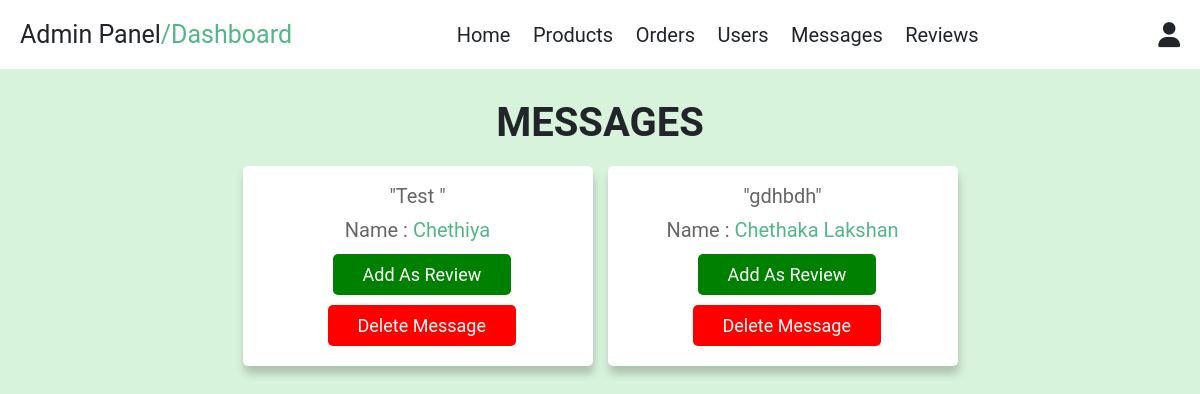
/admin_contacts.php (signed in), run on the app's committed database.
### tables this page shows
CREATE TABLE `message` (
  `id` int(100) NOT NULL,
  `user_id` int(100) NOT NULL,
  `name` varchar(100) NOT NULL,
  `email` varchar(100) NOT NULL,
  `message` varchar(500) NOT NULL,
  `date_time` timestamp NOT NULL DEFAULT current_timestamp() ON UPDATE current_timestamp()
);

### admin_contacts.php (the view, shortened to what this page needs)
<?php
    include 'config.php';
?>
<!DOCTYPE html>
<html lang="en">
<head>
    <link rel="stylesheet" href="https://cdnjs.cloudflare.com/ajax/libs/font-awesome/6.0.0/css/all.min.css">
    <link rel="stylesheet" href="css/admin_style.css">
    <link rel="stylesheet" href="css/style.css">
</head>
<body>
    <?php include 'admin_header.php'; ?>
    <section class="messages">
        <h1 class="title">messages</h1>
        <div class="box-container">
            <?php
            $select_message = mysqli_query($conn, "SELECT * FROM `message`") or die('query failed');
            if (mysqli_num_rows($select_message) > 0) {
                while ($fetch_message = mysqli_fetch_assoc($select_message)) {
            ?>
                    <div class="box">
                        <form action="" method="POST">
                            <p><?php echo '"' . $fetch_message['message'] . '"'; ?></p>
                            <p>Name : <span><?php echo $fetch_message['name']; ?></span> </p>
                            <input type="submit" name="submit" value="add as review" class="delete-btn" style="margin-left: 7rem; margin-bottom:10px; background:green;">
                            <a href=" admin_contacts.php?delete=<?php echo $fetch_message['id']; ?>" onclick="return confirm('delete this message?');" class="delete-btn" style="margin-left: 6.5rem;">delete message</a>
                        </form>
                    </div>
            <?php
                }
            } else {
                echo '<p class="empty" style="border:transparent;">You have no messages!</p>';
            }
            ?>
        </div>
    </section>
</body>
</html>

### css/admin_style.css (style rules this page uses)
:root { --purple:#8e44ad; --red:#c0392b; --orange:#f39c12; --black:#333; --green3:#52b788; --button-hover:#06b90f; --button:#2CA58D; --green5:#d8f3dc; --white:#fff; --light-color:#666; --light-white:#ccc; --light-bg:#f5f5f5; --border:.1rem solid var(--black); --box-shadow:0 .5rem 1rem rgba(0,0,0,.1); }
* { font-family: 'Rubik', sans-serif; margin:0; padding:0; box-sizing: border-box; outline: none; border:none; text-decoration: none; transition:all .2s linear; }
html { font-size: 62.5%; overflow-x: hidden; }
body { background-color: var(--green5); font-family: sans-serif; }
section { padding:3rem 2rem; }
.title { text-align: center; margin-bottom: 2rem; text-transform: uppercase; color:var(--black); font-size: 4rem; }
.btn, .option-btn, .delete-btn, .white-btn { display: inline-block; margin-top: 1rem; padding:1rem 2rem; cursor: pointer; color:var(--white); font-size: 1.8rem; border-radius: .5rem; text-transform: capitalize; }
.delete-btn { background-color: var(--red); }
.messages .box-container { display: grid; grid-template-columns: repeat(auto-fit, 35rem); justify-content: center; gap:1.5rem; max-width: 1200px; margin:0 auto; align-items: center; }
.messages .box-container .box { background-color: var(--white); padding:2rem; border: transparent; box-shadow: 1px 8px 8px rgba(0, 0, 0, 0.2); border-radius: .5rem; }
.messages .box-container .box p { padding-bottom: 1.4rem; font-size: 2rem; color:var(--light-color); line-height: 1; text-align: center; }
.messages .box-container .box p span { color:#52b788; }
.messages .box-container .box .delete-btn { margin-top: 0; text-align: center; max-width: 200px; justify-self: center; gap: 1rem; }

### css/style.css (style rules this page uses)
:root { --green1:#081c15; --green3:#52b788; --green4:#74c69d; --green5:#d8f3dc; --hoverr:#2CA58D; --button: #2CA58D; --button-hover: #06b90f; --purple:#a946d3; --red:#c0392b; --orange:#f39c12; --black:#333; --white:#fff; --light-color:#666; --light-white:#ccc; --light-bg:#f5f5f5; --border:.1rem solid var(--black); --box-shadow:0 .5rem 1rem rgba(0,0,0,.1); --teal: #2CA58D; --teal-hover: #1e7867; --purple: #9d4edd; --purple-light: #c77dff; --red: #e63946; --orange: #f4a261; --yellow: #ffcc00; --black: #212529; --white: #ffffff; --gray-dark: #6c757d; --gray: #adb5bd; --gray-light: #dee2e6; --light-bg: #f8f9fa; --box-shadow: 0 .5rem 1rem rgba(0, 0, 0, 0.1); --border: 1px solid var(--gray-light); }
* { font-family: 'Roboto', 'Segoe UI', sans-serif; margin:0; padding:0; box-sizing: border-box; outline: none; border:none; text-decoration: none; transition:all .2s linear; }
html { font-size: 62.5%; overflow-x: hidden; scroll-behavior: smooth; }
section { padding:3rem 2rem; }
.title { text-align: center; margin-bottom: 2rem; text-transform: uppercase; color:var(--black); font-size: 4rem; }
.btn, .option-btn, .delete-btn, .white-btn { display: inline-block; margin-top: 1rem; padding:1rem 3rem; cursor: pointer; color:var(--white); font-size: 1.8rem; border-radius: .5rem; text-transform: capitalize; }
.delete-btn { background-color: red; color:white; }

### data on the page
message: message "Test", name "Chethiya"
message: message "gdhbdh", name "Chethaka Lakshan"
